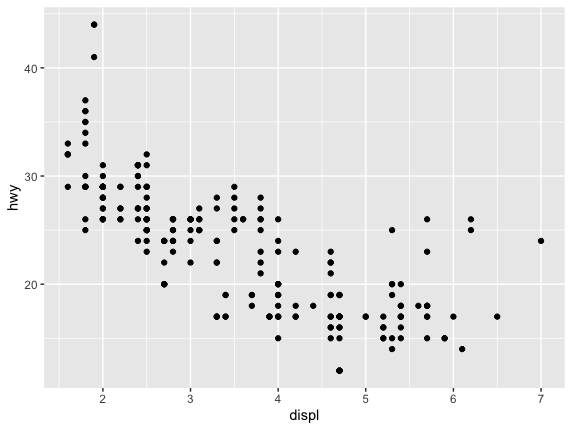

Write the R code that produced this figure.
library(ggplot2)
mpg

#p <- ggplot(mpg,aes(x=displ,y=hwy))+geom_point()
p <- ggplot(mpg,aes(displ,hwy))+geom_point()

print(p)
